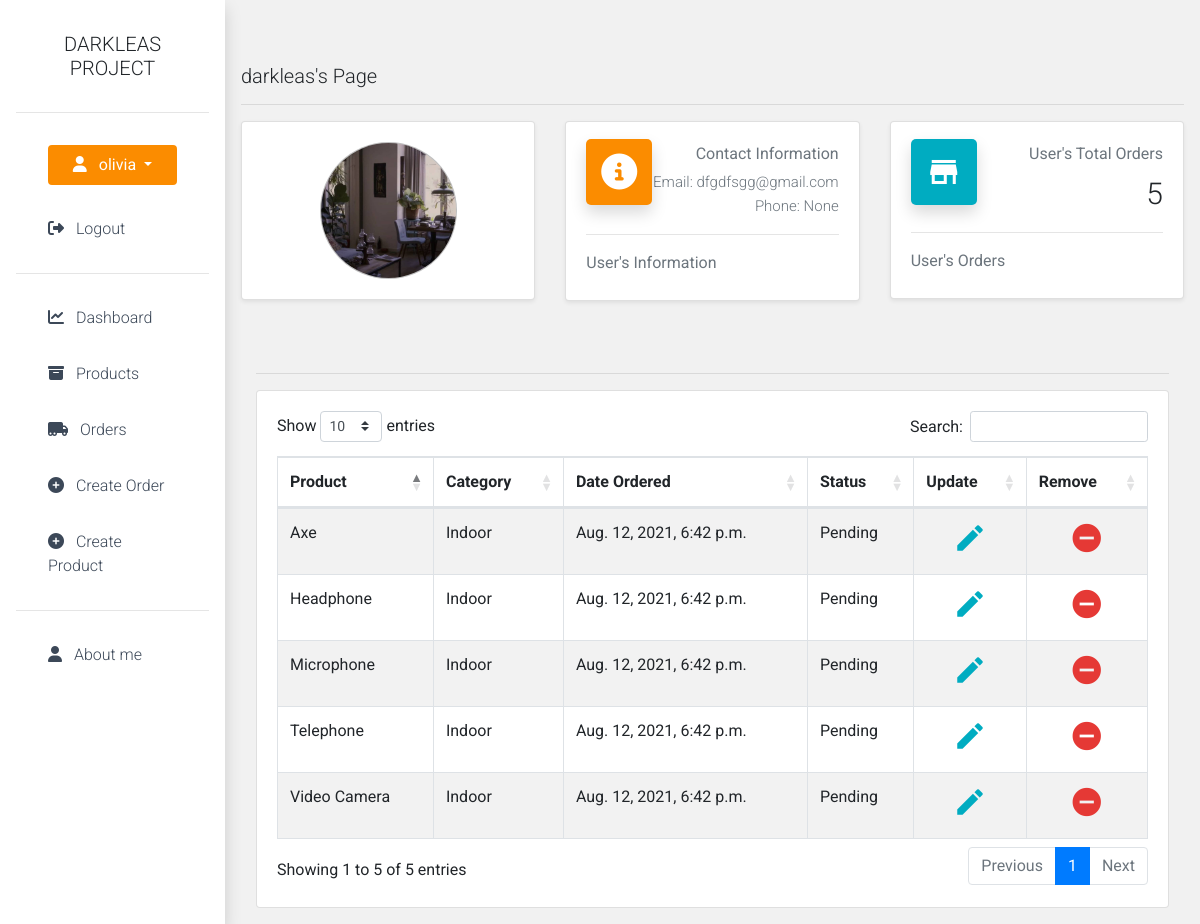
The page /customer/34/ (signed in) on the database its author committed.
### accounts/models.py (models this page shows, shortened)
class Customer(models.Model):
    user = models.OneToOneField(User, on_delete=models.CASCADE,null=True)
    name = models.CharField(max_length=200,null=True,blank=True)
    phone = PhoneNumberField(null=True,blank=True,max_length=30)
    email = models.EmailField(max_length=200,null=True,blank=True,unique=True)
    profile_pic = models.ImageField(null=True,blank=True,upload_to='images/')
    date_created = models.DateTimeField(auto_now_add=True,null=True)

class Order(models.Model):
    STATUS = (
        ('Pending','Pending'),
        ('Out for delivery','Out for delivery'),
        ('Delivered','Delivered')
    )
    customer = models.ForeignKey(Customer, on_delete=models.SET_NULL,null=True)
    product = models.ForeignKey(Product, on_delete=models.SET_NULL,null=True)
    date_created = models.DateTimeField(auto_now_add=True,null=True)
    status = models.CharField(max_length=200,null=True,choices=STATUS)

class Product(models.Model):
    CATEGORIES = (
        ('Indoor','Indoor'),
        ('Outdoor','Outdoor')
    )
    name = models.CharField(max_length=200,null=True)
    price = models.FloatField(null=True)
    category = models.CharField(max_length=200,null=True,choices=CATEGORIES)
    description = models.CharField(max_length=200,null=True,blank=True)
    date_created = models.DateTimeField(auto_now_add=True,null=True)
    tags = models.ManyToManyField(Tag)
    def __str__(self):
        return self.name

### accounts/views.py (the view)
# urls.py: path("customer/<str:pv>/",views.customer,name='customer'),
@login_required(login_url='/login/')
def customer(request,pv):
    customer = get_object_or_404(Customer,id=pv)
    orders = customer.order_set.all()
    order_count = orders.count()
    context = {'customer':customer,'orders':orders,'order_count':order_count}
    return render(request,'accounts/customer.html',context)

### accounts/templates/accounts/customer.html (shortened to what this page needs)
{% extends 'accounts/main.html' %}
{% load static %}
{% block content %}
<div class="containers mt-5">
    <h5>{{customer.name}}'s Page</h5>
<hr>
    <div class="row mb-5">
        <div class="col-xl-4 col-lg-6 mb-4">
            <div class="card card-body shadow-sm">
                <div class="img text-center" style="position: relative;">
                    {% if customer.profile_pic %}
                   <img  style="height: 137px!important;width: 137px!important;" loading="lazy"  onError="this.onerror=null;this.src='{% static 'default-user-image.png' %}';" class="img-fluid profil-pic" src="{{customer.profile_pic.url}}" alt="">
                   {% else %}
                    <img  style="height: 137px!important;width: 137px!important;" loading="lazy"  class="img-fluid profil-pic" src="{% static 'default-user-image.png' %}" alt="">
                    {% endif %}
                </div>
            </div>
        </div>
        <div class="col-xl-4 col-lg-6 mb-4">
            <div class="card card-body shadow-sm" style="position: relative;">
                <div class="icon shadow" style="background-color:#fb8c00;">
                    <i class="fas fa-info-circle text-white"></i>
                </div>
                <p class="text-right text-muted" style="margin-bottom: 0.3rem;">Contact Information</p>
                <p class="text-right text-muted" style="font-size: 15px;font-weight: 300;margin-bottom: 2px;">Email: {{customer.email}}</p>
                <p class="text-right text-muted" style="font-size: 15px;font-weight: 300;">Phone: {{customer.phone}}</p>
                <hr style="margin-top: 0;">
                <p class="text-left text-muted" style="margin-bottom: 0.3rem;">User's Information</p>
            </div>
        </div>
        <div class="col-xl-4 col-lg-6 mb-4">
            <div class="card card-body shadow-sm" style="position: relative;">
                <div class="icon shadow" style="background-color: #00acc1;">
                    <i class="material-icons" style="color: white;">store</i>
                </div>
                <p class="text-right text-muted" style="margin-bottom: 0.3rem;">User's Total Orders</p>
                <p class="text-right" style="font-size: 30px;font-weight: 300;">{{order_count}}</p>
                <hr style="margin-top: 0;">
                <p class="text-left text-muted" style="margin-bottom: 0.3rem;">User's Orders</p>
            </div>
        </div>
    </div>
    <div class="col-md-12">
        <hr>
        <div class="card card-body table-responsive">
            <table id="example" class="table table-striped table-bordered" style="width:100%">
                <thead>
                    <tr>
                        <th>Product</th>
                        <th>Category</th>
                        <th>Date Ordered</th>
                        <th>Status</th>
                        <th>Update</th>
                        <th>Remove</th>
                    </tr>
                </thead>
                <tbody>
                    {% for i in orders %}
                    <tr>
                        <td>{{i.product}}</td>
                        <td>{{i.product.category}}</td>
                        <td>{{i.date_created}}</td>
                        <td>{{i.status}}</td>
                        <td class="text-center"><a href="{% url 'update_order' i.id %}">             <i class="material-icons text-center" style="color: #00acc1;font-size: 34px;">edit</i>                        </a></td>
                        <td class="text-center"><a href="{% url 'delete_order' i.id %}">             <i class="material-icons text-center" style="color: #e53935;font-size: 34px;">remove_circle</i>                        </a></td>
                    </tr>
                   {% endfor %}
                </tbody>
            </table>
        </div>
    </div>
</div>
{% endblock content %}

### accounts/templates/accounts/main.html (shortened to what this page needs)
{% load static %}
<!DOCTYPE html>
<html lang="en">
<head>
    <link rel="stylesheet" href="{% static 'css/main.css' %}">
    <link rel="stylesheet" href="https://cdnjs.cloudflare.com/ajax/libs/twitter-bootstrap/4.5.2/css/bootstrap.min.css">
    <link rel="stylesheet" href="https://cdn.datatables.net/1.10.24/css/dataTables.bootstrap4.min.css">
</head>
<body>
    {% include 'accounts/navbar.html' %}
    <div class="p-3">
        {% block content %}
        {% endblock content %}
    </div>
</html>

### accounts/templates/accounts/navbar.html (shortened to what this page needs)
{% load static %}
<link rel="stylesheet" href="{% static 'css/main.css' %}">
<div class="side-bar shadow p-3">
  <h5 class="text-center p-3"><span style="font-weight: 300;">DARKLEAS PROJECT</span></h5>
  <hr>
  {% if request.user.is_authenticated %}
  <div class="dropdown show sidebar-link">
    <a class="btn btn-yellow dropdown-toggle" style="color:White!important;background-color: #fb8c00;" href="#" role="button" id="dropdownMenuLink" data-toggle="dropdown" aria-haspopup="true" aria-expanded="false">
      <i class="fas fa-user mr-2"></i> {{request.user.username}}
    </a>
  </div>
    <a href="/logout/" class="sidebar-link"><i class="fas fa-sign-out-alt mr-2"></i> Logout</a>
  {% else %}
    <a href="/login/" class="sidebar-link"><i class="fas fa-sign-in-alt mr-2"></i> Login</a>
    <a href="/register/" class="sidebar-link"><i class="fas fa-user-plus mr-2"></i> Register</a>
  {% endif %}
  <hr>
  <a href="/" class="sidebar-link"><i class="fas fa-chart-line mr-2"></i>  Dashboard</a>
  <a href="/products/" class="sidebar-link"><i class="fas fa-archive mr-2"></i>  Products</a>
  <a href="/orders/" class="sidebar-link"><i class="fas fa-truck-moving mr-2"></i>  Orders</a>
  <a href="/create_order/" class="sidebar-link"><i class="fas fa-plus-circle mr-2"></i> Create Order</a>
  <a href="/create_product/" class="sidebar-link"><i class="fas fa-plus-circle mr-2"></i> Create Product</a>
  <hr></hr>
  <a target="_blank" href="http://darkleas.com/" class="sidebar-link"><i class="fas fa-user mr-2"></i> About me</a>
</div>

### static/css/main.css (style rules this page uses)
* { font-family: Roboto,Helvetica,Arial,sans-serif; }
.side-bar { z-index: 5000; position: fixed; width: 300px; height: 100%; background-color: white; }
.btn-yellow { width: 100%; transition: all 0.2s ease-in-out; background-color: #fb8c00; border: 2px solid #fb8c00; color:white!important; }
.profil-pic { border: 1px solid rgba(184, 184, 184,0.6); border-radius: 50% !important; position: relative !important; text-align: center !important; width: 150px !important; height: 150px !important; background-color: #cccccc; background-position: center; background-repeat: no-repeat; background-size: cover; }
.icon { top: 17px; left: 20px; position: absolute; height: 86px; border-radius: 5px; width: 86px; padding: 25px; background-color: #43a047; }
.icon i { font-size: 36px; }
.sidebar-link { font-weight: 300; margin: 2rem; color: #3c4858!important; transition: all 0.2s; text-align: left; text-decoration: none; display: block; }
.containers { max-width: 1600px; margin-left: 300px; }
@media only screen and (max-width: 1376px) { .side-bar { width: 225px; } }
@media only screen and (max-width: 1376px) { .containers { max-width: 1600px; margin-left: 225px; } }
@media only screen and (max-width: 1400px) { .icon { width: 66px!important; height: 66px!important; padding: 15px!important; } }

### accounts/templates/accounts/main.html (style rules this page uses)
body { background-color: #f1f1f1; }
h5 { font-weight: 300!important; }

### rows shown on the page
Customer: name "darkleas", profile_pic (picture), email "dfgdfsgg@gmail.com", phone "None"
Order: product "Video Camera", product.category "Indoor", date_created "Aug. 12, 2021, 6:42 p.m.", status "Pending"
Order: product "Microphone", product.category "Indoor", date_created "Aug. 12, 2021, 6:42 p.m.", status "Pending"
Order: product "Axe", product.category "Indoor", date_created "Aug. 12, 2021, 6:42 p.m.", status "Pending"
Order: product "Telephone", product.category "Indoor", date_created "Aug. 12, 2021, 6:42 p.m.", status "Pending"
Order: product "Headphone", product.category "Indoor", date_created "Aug. 12, 2021, 6:42 p.m.", status "Pending"

### other values the page prints
{{ request.user.username }} "olivia"
{{ order_count }} "5"
